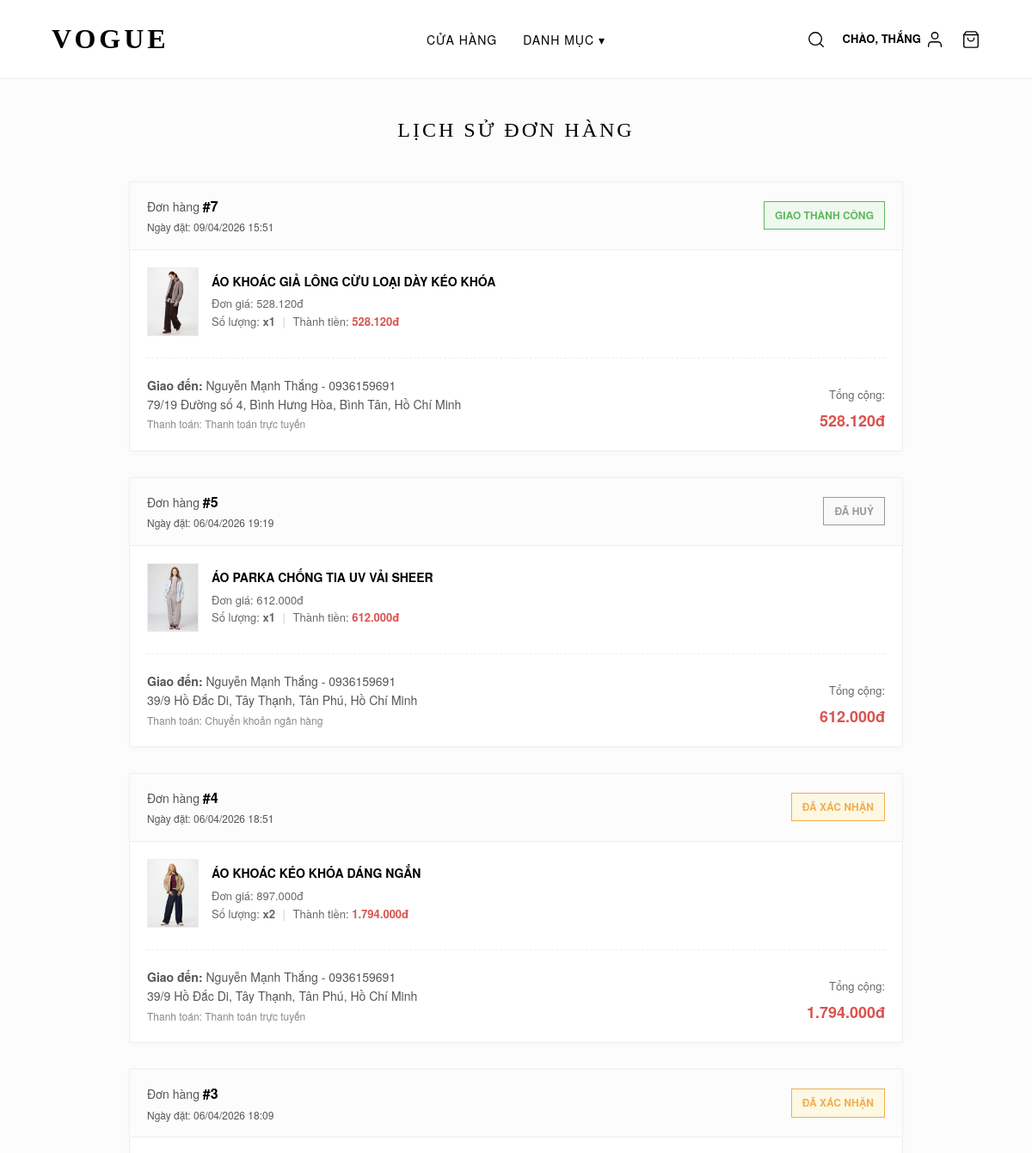
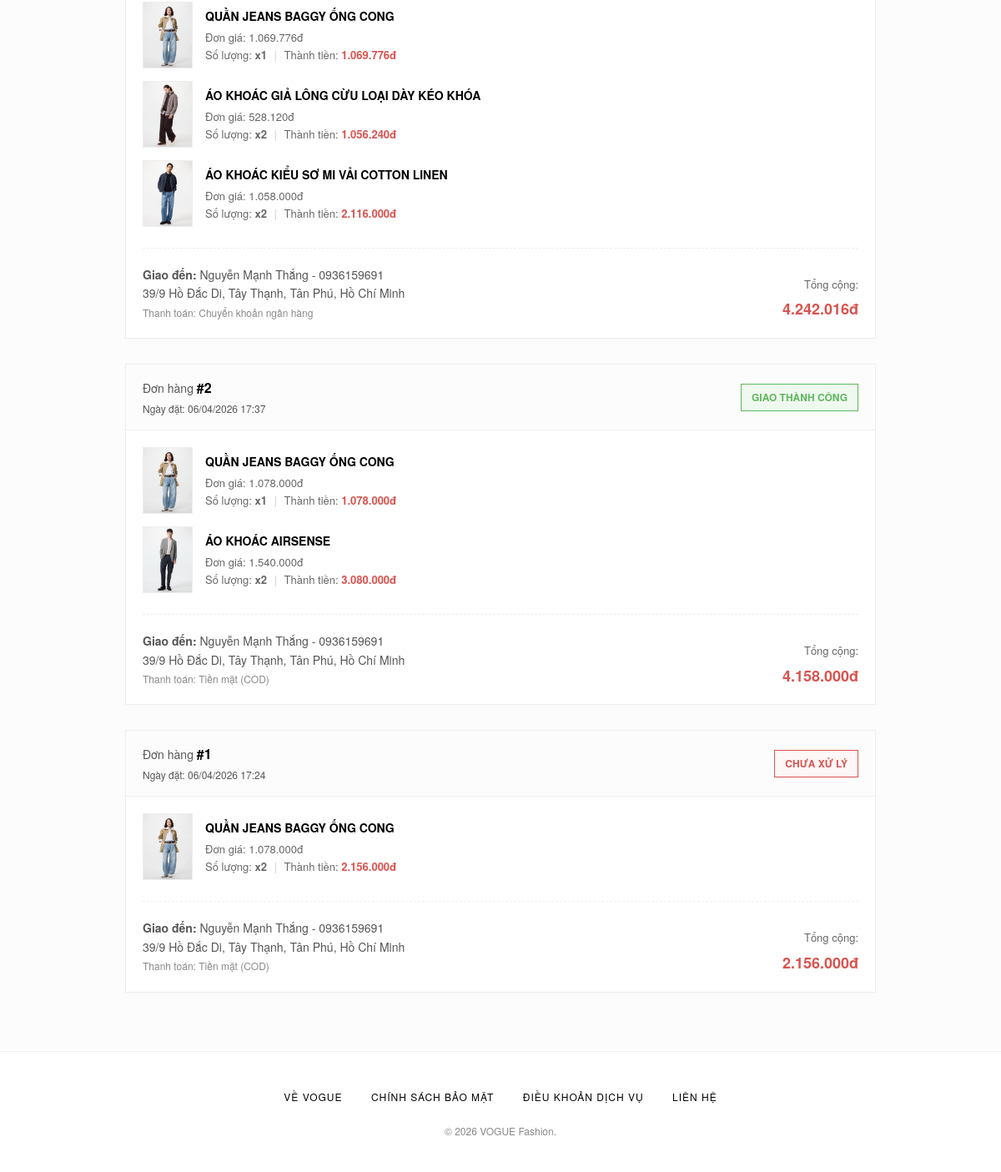
Screenshot of /history.php (signed in) with the database file from the repository (2 pictures, top to bottom).
### tables this page shows
CREATE TABLE `orders` (
  `id` int(11) NOT NULL,
  `user_id` int(11) NOT NULL,
  `order_date` datetime DEFAULT current_timestamp(),
  `total_amount` decimal(15,2) NOT NULL,
  `payment_method` enum('cash','transfer','online') NOT NULL,
  `shipping_name` varchar(100) NOT NULL,
  `shipping_phone` varchar(20) NOT NULL,
  `shipping_address` varchar(255) NOT NULL,
  `shipping_ward` varchar(100) NOT NULL,
  `shipping_district` varchar(100) NOT NULL,
  `shipping_city` varchar(100) NOT NULL,
  `status` enum('pending','confirmed','successful','cancelled') DEFAULT 'pending'
);

CREATE TABLE `order_details` (
  `id` int(11) NOT NULL,
  `order_id` int(11) NOT NULL,
  `product_id` int(11) NOT NULL,
  `quantity` int(11) NOT NULL,
  `selling_price` decimal(15,2) NOT NULL
);

CREATE TABLE `products` (
  `id` int(11) NOT NULL,
  `code` varchar(50) NOT NULL,
  `name` varchar(255) NOT NULL,
  `category_id` int(11) NOT NULL,
  `supplier_id` int(11) NOT NULL,
  `description` text DEFAULT NULL,
  `unit` varchar(50) NOT NULL,
  `initial_quantity` int(11) DEFAULT 0,
  `cost_price` decimal(15,2) NOT NULL DEFAULT 0.00,
  `image` varchar(255) DEFAULT NULL,
  `selling_price` decimal(15,2) NOT NULL DEFAULT 0.00,
  `profit_margin` decimal(5,2) NOT NULL,
  `status` enum('visible','hidden','deleted') DEFAULT 'visible',
  `created_at` datetime DEFAULT current_timestamp()
);

### history.php (the view, shortened to what this page needs)
<?php
require_once 'includes/header.php';
$user_id = $_SESSION['user_id'];
$orders_sql = "SELECT * FROM orders WHERE user_id = $user_id ORDER BY order_date DESC";
$orders_result = $conn->query($orders_sql);
function getStatusFormat($status) {
    switch($status) {
        case 'pending': return ['Chưa xử lý', 'status-pending'];
        case 'confirmed': return ['Đã xác nhận', 'status-confirmed'];
        case 'successful': return ['Giao thành công', 'status-successful'];
        case 'cancelled': return ['Đã huỷ', 'status-cancelled'];
    }
}
?>
<main style="padding: 40px 0; background-color: #fcfcfc; min-height: 70vh;">
    <div class="container history-container">
        <h2 style="text-align: center; margin-bottom: 40px; letter-spacing: 3px;">LỊCH SỬ ĐƠN HÀNG</h2>
        <?php if ($orders_result->num_rows == 0): ?>
            <div style="text-align: center; padding: 50px 0; background: #fff; border: 1px solid #eee;">
                <p style="color: #666; margin-bottom: 20px;">Bạn chưa có đơn hàng nào.</p>
                <a href="shop.php" style="display: inline-block; background: #000; color: #fff; padding: 12px 30px; text-transform: uppercase; text-decoration: none; font-family: 'Times New Roman', Times, serif;">Khám phá bộ sưu tập</a>
            </div>
        <?php else: ?>
            <?php while ($order = $orders_result->fetch_assoc()):
                $order_id = $order['id'];
                $statusInfo = getStatusFormat($order['status']);
                $details_sql = "
                    SELECT od.*, p.name, p.image
                    FROM order_details od
                    JOIN products p ON od.product_id = p.id
                    WHERE od.order_id = $order_id
                ";
                $details_result = $conn->query($details_sql);
            ?>
                <div class="order-card">
                    <div class="order-header">
                        <div class="order-header-info">
                            Đơn hàng <strong>#<?php echo $order['id']; ?></strong><br>
                            <span style="font-size: 12px;">Ngày đặt: <?php echo date('d/m/Y H:i', strtotime($order['order_date'])); ?></span>
                        </div>
                        <div class="order-status <?php echo $statusInfo[1]; ?>">
                            <?php echo $statusInfo[0]; ?>
                        </div>
                    </div>
                    <div class="order-body">
                        <div class="order-item-list">
                            <?php while ($item = $details_result->fetch_assoc()): ?>
                                <div class="history-item">
                                    <img src="<?php echo $item['image'] ? $item['image'] : 'assets/images/no-image.jpg'; ?>" alt="Ảnh SP">
                                    <div class="history-item-info">
                                        <div class="history-item-title"><?php echo htmlspecialchars($item['name']); ?></div>
                                        <div class="history-item-meta">
                                            Đơn giá: <?php echo number_format($item['selling_price'], 0, ',', '.'); ?>đ <br>
                                            Số lượng: <strong>x<?php echo $item['quantity']; ?></strong>
                                            <span style="color: #ccc; margin: 0 5px;">|</span>
                                            Thành tiền: <span style="color: #d9534f; font-weight: bold;"><?php echo number_format($item['selling_price'] * $item['quantity'], 0, ',', '.'); ?>đ</span>
                                        </div>
                                    </div>
                                </div>
                            <?php endwhile; ?>
                        </div>
                        <div class="order-footer">
                            <div class="shipping-info">
                                <strong>Giao đến:</strong> <?php echo htmlspecialchars($order['shipping_name']); ?> - <?php echo htmlspecialchars($order['shipping_phone']); ?><br>
                                <?php echo htmlspecialchars($order['shipping_address']); ?>, <?php echo htmlspecialchars($order['shipping_ward']); ?>, <?php echo htmlspecialchars($order['shipping_district']); ?>, <?php echo htmlspecialchars($order['shipping_city']); ?><br>
                                <span style="font-size: 12px; color: #888;">Thanh toán: <?php
                                    if($order['payment_method'] == 'cash') echo 'Tiền mặt (COD)';
                                    elseif($order['payment_method'] == 'transfer') echo 'Chuyển khoản ngân hàng';
                                    else echo 'Thanh toán trực tuyến';
                                ?></span>
                            </div>
                            <div style="text-align: right;">
                                <div style="font-size: 13px; color: #666; margin-bottom: 5px;">Tổng cộng:</div>
                                <div class="order-total-price"><?php echo number_format($order['total_amount'], 0, ',', '.'); ?>đ</div>
                            </div>
                        </div>
                    </div>
                </div>
            <?php endwhile; ?>
        <?php endif; ?>
    </div>
</main>
<?php require_once 'includes/footer.php'; ?>

### assets/css/style.css (style rules this page uses)
* { margin: 0; padding: 0; box-sizing: border-box; font-family: 'Helvetica Neue', Helvetica, Arial, sans-serif; }
h1, h2, h3, h4, h5, h6 { font-family: 'Times New Roman', Times, serif; font-weight: normal; color: #000000; }
body { background-color: #ffffff; color: #000000; line-height: 1.6; display: flex; flex-direction: column; min-height: 100vh; }
.container { width: 90%; max-width: 1200px; margin: 0 auto; }
main { flex: 1; padding: 40px 0; }
.history-container { max-width: 900px; margin: 0 auto; }
.order-card { background: #fff; border: 1px solid #eee; margin-bottom: 30px; box-shadow: 0 2px 10px rgba(0,0,0,0.02); }
.order-header { background: #fcfcfc; padding: 15px 20px; border-bottom: 1px solid #eee; display: flex; justify-content: space-between; align-items: center; flex-wrap: wrap; gap: 10px; }
.order-header-info { font-size: 14px; color: #555; }
.order-header-info strong { color: #000; font-size: 16px; }
.order-status { padding: 6px 12px; font-size: 12px; font-weight: bold; text-transform: uppercase; border: 1px solid #ccc; }
.status-pending { color: #d9534f; border-color: #d9534f; background: #fdf7f7; }
.status-confirmed { color: #f0ad4e; border-color: #f0ad4e; background: #fcf8e3; }
.status-successful { color: #5cb85c; border-color: #5cb85c; background: #f0f9f0; }
.status-cancelled { color: #999; border-color: #999; background: #f9f9f9; }
.order-body { padding: 20px; }
.order-item-list { margin-bottom: 20px; border-bottom: 1px dashed #eee; padding-bottom: 10px; }
.history-item { display: flex; align-items: center; gap: 15px; margin-bottom: 15px; }
.history-item img { width: 60px; height: 80px; object-fit: cover; border: 1px solid #eee; }
.history-item-info { flex: 1; }
.history-item-title { font-weight: bold; font-size: 14px; text-transform: uppercase; margin-bottom: 5px; }
.history-item-meta { font-size: 13px; color: #666; }
.order-footer { display: flex; justify-content: space-between; align-items: flex-end; font-size: 14px; }
.shipping-info { color: #555; line-height: 1.6; }
.order-total-price { font-size: 18px; font-weight: bold; color: #d9534f; }

### rows the page displays
orders: id "7", order_date "09/04/2026 15:51", status "GIAO THÀNH CÔNG", shipping_name "Nguyễn Mạnh Thắng", shipping_phone "0936159691", shipping_address "79/19 Đường số 4", shipping_ward "Bình Hưng Hòa", shipping_district "Bình Tân", shipping_city "Hồ Chí Minh", payment_method "Thanh toán trực tuyến", total_amount "528.120"
order_details: product.image (picture), product.name "ÁO KHOÁC GIẢ LÔNG CỪU LOẠI DÀY KÉO KHÓA", selling_price "528.120", quantity "1", $item['selling_price'] * $item['quantity'] "528.120"
orders: id "5", order_date "06/04/2026 19:19", status "ĐÃ HUỶ", shipping_name "Nguyễn Mạnh Thắng", shipping_phone "0936159691", shipping_address "39/9 Hồ Đắc Di", shipping_ward "Tây Thạnh", shipping_district "Tân Phú", shipping_city "Hồ Chí Minh", payment_method "Chuyển khoản ngân hàng", total_amount "612.000"
order_details: product.image (picture), product.name "ÁO PARKA CHỐNG TIA UV VẢI SHEER", selling_price "612.000", quantity "1", $item['selling_price'] * $item['quantity'] "612.000"
orders: id "4", order_date "06/04/2026 18:51", status "ĐÃ XÁC NHẬN", shipping_name "Nguyễn Mạnh Thắng", shipping_phone "0936159691", shipping_address "39/9 Hồ Đắc Di", shipping_ward "Tây Thạnh", shipping_district "Tân Phú", shipping_city "Hồ Chí Minh", payment_method "Thanh toán trực tuyến", total_amount "1.794.000"
order_details: product.image (picture), product.name "ÁO KHOÁC KÉO KHÓA DÁNG NGẮN", selling_price "897.000", quantity "2", $item['selling_price'] * $item['quantity'] "1.794.000"
orders: id "3", order_date "06/04/2026 18:09", status "ĐÃ XÁC NHẬN", shipping_name "Nguyễn Mạnh Thắng", shipping_phone "0936159691", shipping_address "39/9 Hồ Đắc Di", shipping_ward "Tây Thạnh", shipping_district "Tân Phú", shipping_city "Hồ Chí Minh", payment_method "Chuyển khoản ngân hàng", total_amount "4.242.016"
order_details: product.image (picture), product.name "QUẦN JEANS BAGGY ỐNG CONG", selling_price "1.069.776", quantity "1", $item['selling_price'] * $item['quantity'] "1.069.776"
order_details: product.image (picture), product.name "ÁO KHOÁC GIẢ LÔNG CỪU LOẠI DÀY KÉO KHÓA", selling_price "528.120", quantity "2", $item['selling_price'] * $item['quantity'] "1.056.240"
order_details: product.image (picture), product.name "ÁO KHOÁC KIỂU SƠ MI VẢI COTTON LINEN", selling_price "1.058.000", quantity "2", $item['selling_price'] * $item['quantity'] "2.116.000"
orders: id "2", order_date "06/04/2026 17:37", status "GIAO THÀNH CÔNG", shipping_name "Nguyễn Mạnh Thắng", shipping_phone "0936159691", shipping_address "39/9 Hồ Đắc Di", shipping_ward "Tây Thạnh", shipping_district "Tân Phú", shipping_city "Hồ Chí Minh", payment_method "Tiền mặt (COD)", total_amount "4.158.000"
order_details: product.image (picture), product.name "QUẦN JEANS BAGGY ỐNG CONG", selling_price "1.078.000", quantity "1", $item['selling_price'] * $item['quantity'] "1.078.000"
order_details: product.image (picture), product.name "ÁO KHOÁC AIRSENSE", selling_price "1.540.000", quantity "2", $item['selling_price'] * $item['quantity'] "3.080.000"
orders: id "1", order_date "06/04/2026 17:24", status "CHƯA XỬ LÝ", shipping_name "Nguyễn Mạnh Thắng", shipping_phone "0936159691", shipping_address "39/9 Hồ Đắc Di", shipping_ward "Tây Thạnh", shipping_district "Tân Phú", shipping_city "Hồ Chí Minh", payment_method "Tiền mặt (COD)", total_amount "2.156.000"
order_details: product.image (picture), product.name "QUẦN JEANS BAGGY ỐNG CONG", selling_price "1.078.000", quantity "2", $item['selling_price'] * $item['quantity'] "2.156.000"

### other values shown
end($name_parts) "THẮNG"
